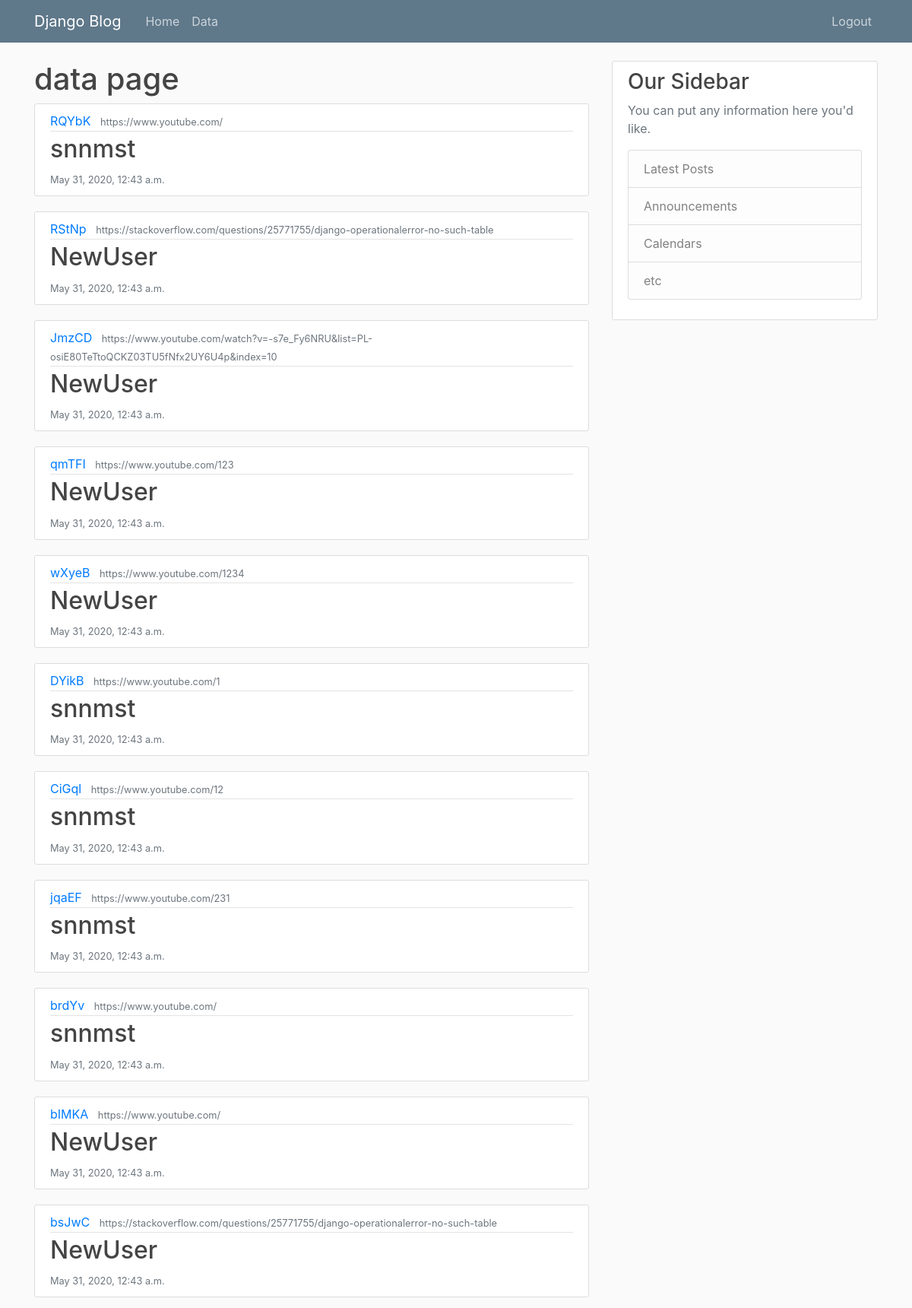
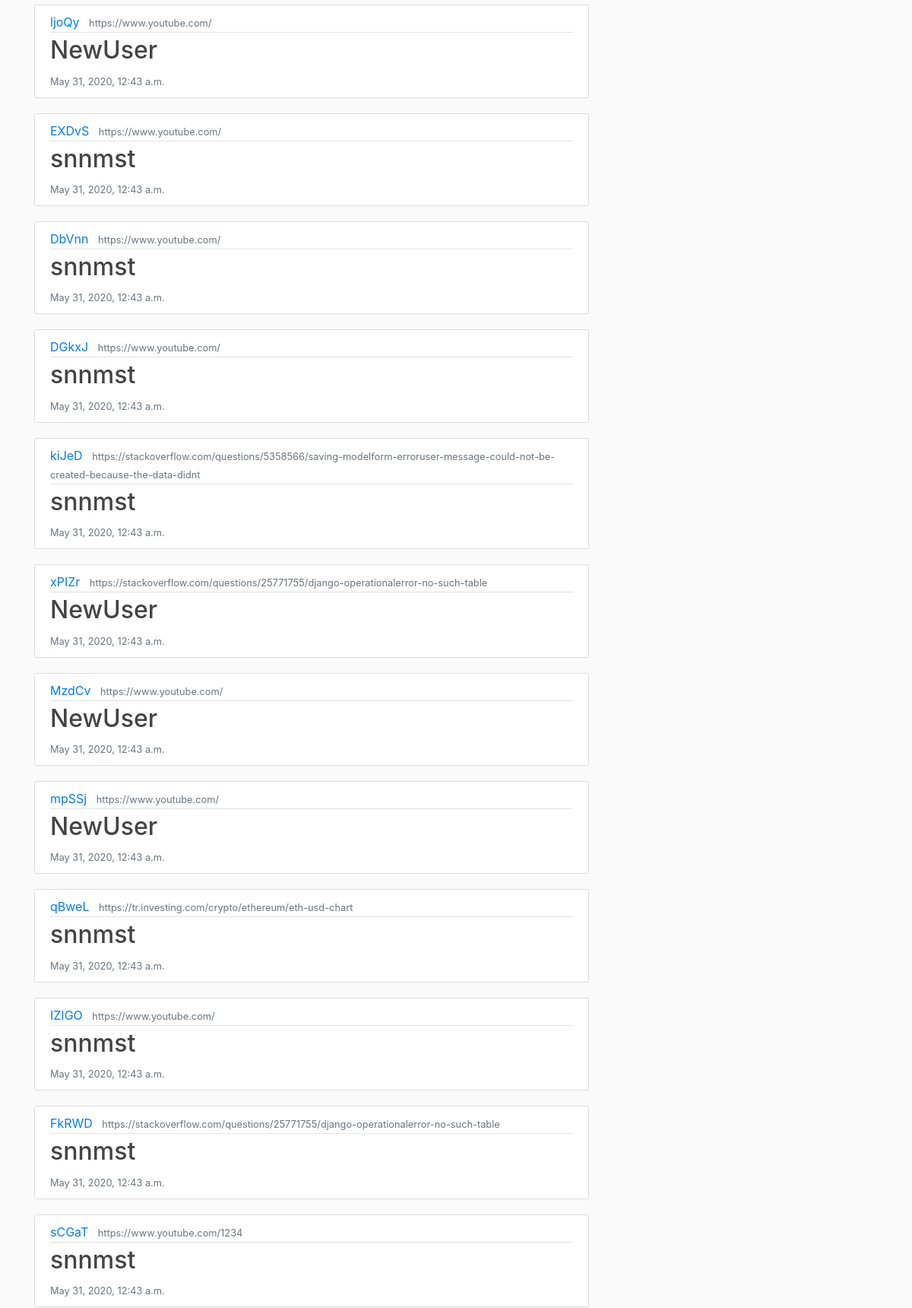
The page /data/ (signed in, upper part) on the database its author committed (2 pictures, top to bottom).
### blog/models.py (models this page shows)
class short_urls(models.Model):
    short_url = models.CharField(max_length=20)
    long_url = models.URLField("URL", unique=False)
    clickedDate = models.DateTimeField(default = timezone.now)
    author = models.ForeignKey(settings.AUTH_USER_MODEL, on_delete=models.CASCADE, null=True)

### blog/views.py (the view)
# urls.py: path('data/', views.data, name='blog-data'),
@login_required
def data(request):
    context = {
        'datas': short_urls.objects.all()
    }
    return render(request, 'blog/data.html', context)

### blog/templates/blog/data.html
{% extends "blog/base.html" %}
{% block content %}
    <h1> data page </h1>
        {% for data in datas %}
        <article class="media content-section">
            <div class="media-body">
                <div class="article-metadata">
                    <a class="mr-2" href="#">{{data.short_url }}</a>
                    <small class="text-muted"> {{ data.long_url}}</small>
                </div>
                <h2 class="article-title">{{data.author}}</h2>
                <small class="text-muted">  {{data.clickedDate}}</small>
            </div>
        </article>
        {% endfor %}
{% endblock content %}

### blog/templates/blog/base.html (shortened to what this page needs)
{% load static %}
<!DOCTYPE html>
<html>
    <head>
    <link rel="stylesheet" href="https://maxcdn.bootstrapcdn.com/bootstrap/4.0.0/css/bootstrap.min.css">
    <link rel="stylesheet" type="text/css" href="{% static 'blog/main.css' %}">
    </head>
    <body>
        <header class="site-header">
            <nav class="navbar navbar-expand-md navbar-dark bg-steel fixed-top">
              <div class="container">
                <a class="navbar-brand mr-4" href="{% url 'blog-home' %}">Django Blog</a>
                <div class="collapse navbar-collapse" id="navbarToggle">
                  <div class="navbar-nav mr-auto">
                    <a class="nav-item nav-link" href="{% url 'blog-home' %}">Home</a>
                    <a class="nav-item nav-link" href="{% url 'blog-data' %}">Data</a>
                  </div>
                  <div class="navbar-nav">
                    {% if user.is_authenticated %}
                      <a class="nav-item nav-link" href="{% url 'logout' %}">Logout</a>
                    {% else %}
                      <a class="nav-item nav-link" href="{% url 'login' %}">Login</a>
                      <a class="nav-item nav-link" href="{% url 'register'%}">Register</a>
                    {% endif %}
                  </div>
                </div>
              </div>
            </nav>
          </header>
          <main role="main" class="container">
            <div class="row">
              <div class="col-md-8">
                {% block content %}{% endblock %}
              </div>
              <div class="col-md-4">
                <div class="content-section">
                  <h3>Our Sidebar</h3>
                  <p class='text-muted'>You can put any information here you'd like.
                    <ul class="list-group">
                      <li class="list-group-item list-group-item-light">Latest Posts</li>
                      <li class="list-group-item list-group-item-light">Announcements</li>
                      <li class="list-group-item list-group-item-light">Calendars</li>
                      <li class="list-group-item list-group-item-light">etc</li>
                    </ul>
                  </p>
                </div>
              </div>
            </div>
          </main>
    </body>
</html>

### blog/static/blog/main.css (style rules this page uses)
body { background: #fafafa; color: #333333; margin-top: 5rem; }
h1, h2, h3, h4, h5, h6 { color: #444444; }
ul { margin: 0; }
.bg-steel { background-color: #5f788a; }
.site-header .navbar-nav .nav-link { color: #cbd5db; }
.content-section { background: #ffffff; padding: 10px 20px; border: 1px solid #dddddd; border-radius: 3px; margin-bottom: 20px; }
.article-title { color: #444444; }
.article-metadata { padding-bottom: 1px; margin-bottom: 4px; border-bottom: 1px solid #e3e3e3 }

### rows shown on the page
short_urls: short_url "RQYbK", long_url "https://www.youtube.com/", author "snnmst", clickedDate "May 31, 2020, 12:43 a.m."
short_urls: short_url "RStNp", long_url "https://stackoverflow.com/questions/25771755/django-operationalerror-no-such-table", author "NewUser", clickedDate "May 31, 2020, 12:43 a.m."
short_urls: short_url "JmzCD", long_url "https://www.youtube.com/watch?v=-s7e_Fy6NRU&list=PL-osiE80TeTtoQCKZ03TU5fNfx2UY6U4p&index=10", author "NewUser", clickedDate "May 31, 2020, 12:43 a.m."
short_urls: short_url "qmTFI", long_url "https://www.youtube.com/123", author "NewUser", clickedDate "May 31, 2020, 12:43 a.m."
short_urls: short_url "wXyeB", long_url "https://www.youtube.com/1234", author "NewUser", clickedDate "May 31, 2020, 12:43 a.m."
short_urls: short_url "DYikB", long_url "https://www.youtube.com/1", author "snnmst", clickedDate "May 31, 2020, 12:43 a.m."
short_urls: short_url "CiGql", long_url "https://www.youtube.com/12", author "snnmst", clickedDate "May 31, 2020, 12:43 a.m."
short_urls: short_url "jqaEF", long_url "https://www.youtube.com/231", author "snnmst", clickedDate "May 31, 2020, 12:43 a.m."
short_urls: short_url "brdYv", long_url "https://www.youtube.com/", author "snnmst", clickedDate "May 31, 2020, 12:43 a.m."
short_urls: short_url "bIMKA", long_url "https://www.youtube.com/", author "NewUser", clickedDate "May 31, 2020, 12:43 a.m."
short_urls: short_url "bsJwC", long_url "https://stackoverflow.com/questions/25771755/django-operationalerror-no-such-table", author "NewUser", clickedDate "May 31, 2020, 12:43 a.m."
short_urls: short_url "ljoQy", long_url "https://www.youtube.com/", author "NewUser", clickedDate "May 31, 2020, 12:43 a.m."
short_urls: short_url "EXDvS", long_url "https://www.youtube.com/", author "snnmst", clickedDate "May 31, 2020, 12:43 a.m."
short_urls: short_url "DbVnn", long_url "https://www.youtube.com/", author "snnmst", clickedDate "May 31, 2020, 12:43 a.m."
short_urls: short_url "DGkxJ", long_url "https://www.youtube.com/", author "snnmst", clickedDate "May 31, 2020, 12:43 a.m."
short_urls: short_url "kiJeD", long_url "https://stackoverflow.com/questions/5358566/saving-modelform-erroruser-message-could-not-be-created-because-the-data-didnt", author "snnmst", clickedDate "May 31, 2020, 12:43 a.m."
short_urls: short_url "xPIZr", long_url "https://stackoverflow.com/questions/25771755/django-operationalerror-no-such-table", author "NewUser", clickedDate "May 31, 2020, 12:43 a.m."
short_urls: short_url "MzdCv", long_url "https://www.youtube.com/", author "NewUser", clickedDate "May 31, 2020, 12:43 a.m."
short_urls: short_url "mpSSj", long_url "https://www.youtube.com/", author "NewUser", clickedDate "May 31, 2020, 12:43 a.m."
short_urls: short_url "qBweL", long_url "https://tr.investing.com/crypto/ethereum/eth-usd-chart", author "snnmst", clickedDate "May 31, 2020, 12:43 a.m."
short_urls: short_url "IZIGO", long_url "https://www.youtube.com/", author "snnmst", clickedDate "May 31, 2020, 12:43 a.m."
short_urls: short_url "FkRWD", long_url "https://stackoverflow.com/questions/25771755/django-operationalerror-no-such-table", author "snnmst", clickedDate "May 31, 2020, 12:43 a.m."
short_urls: short_url "sCGaT", long_url "https://www.youtube.com/1234", author "snnmst", clickedDate "May 31, 2020, 12:43 a.m."
